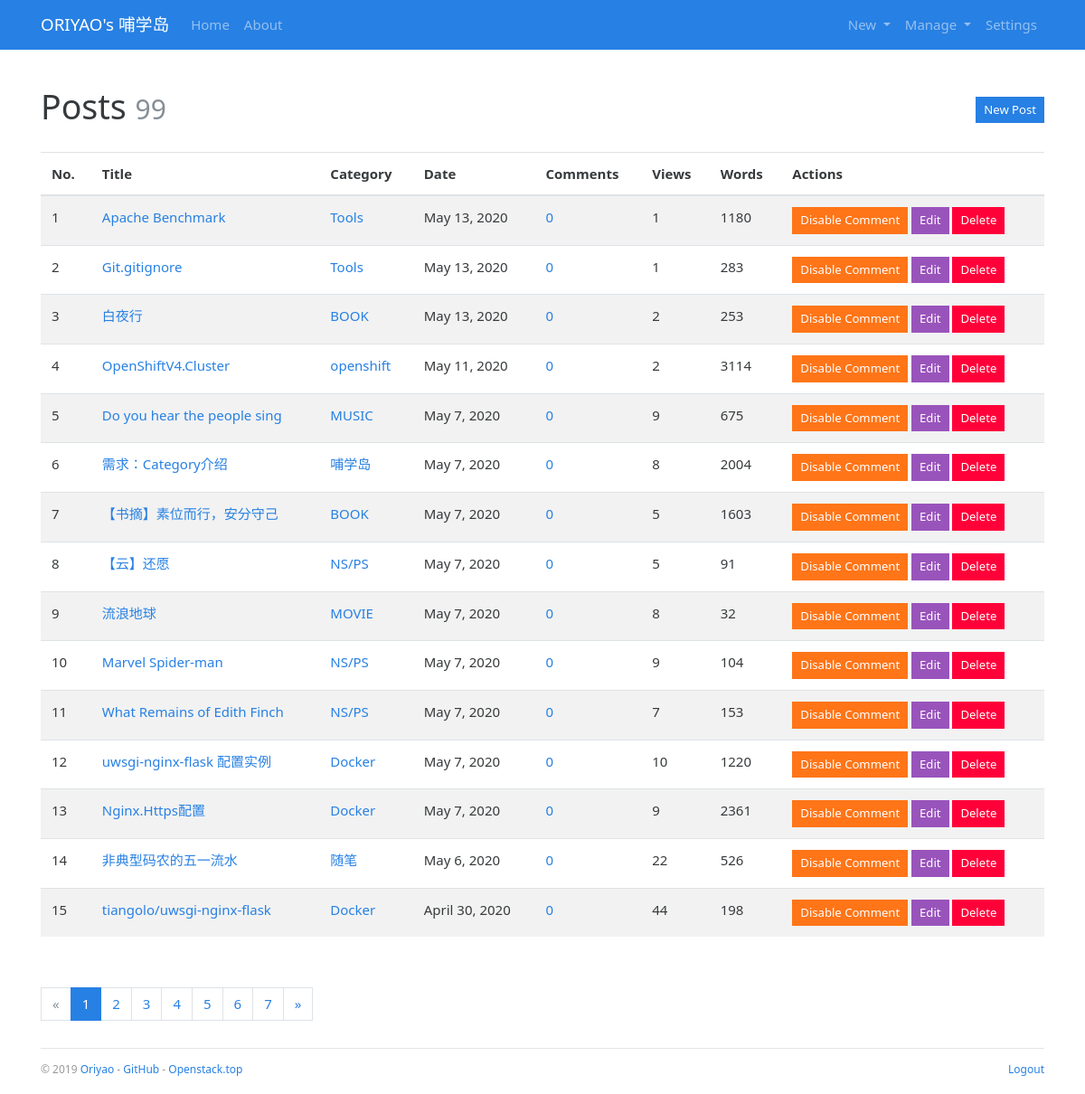
Before: /admin/post/manage (signed in) with the older database file.
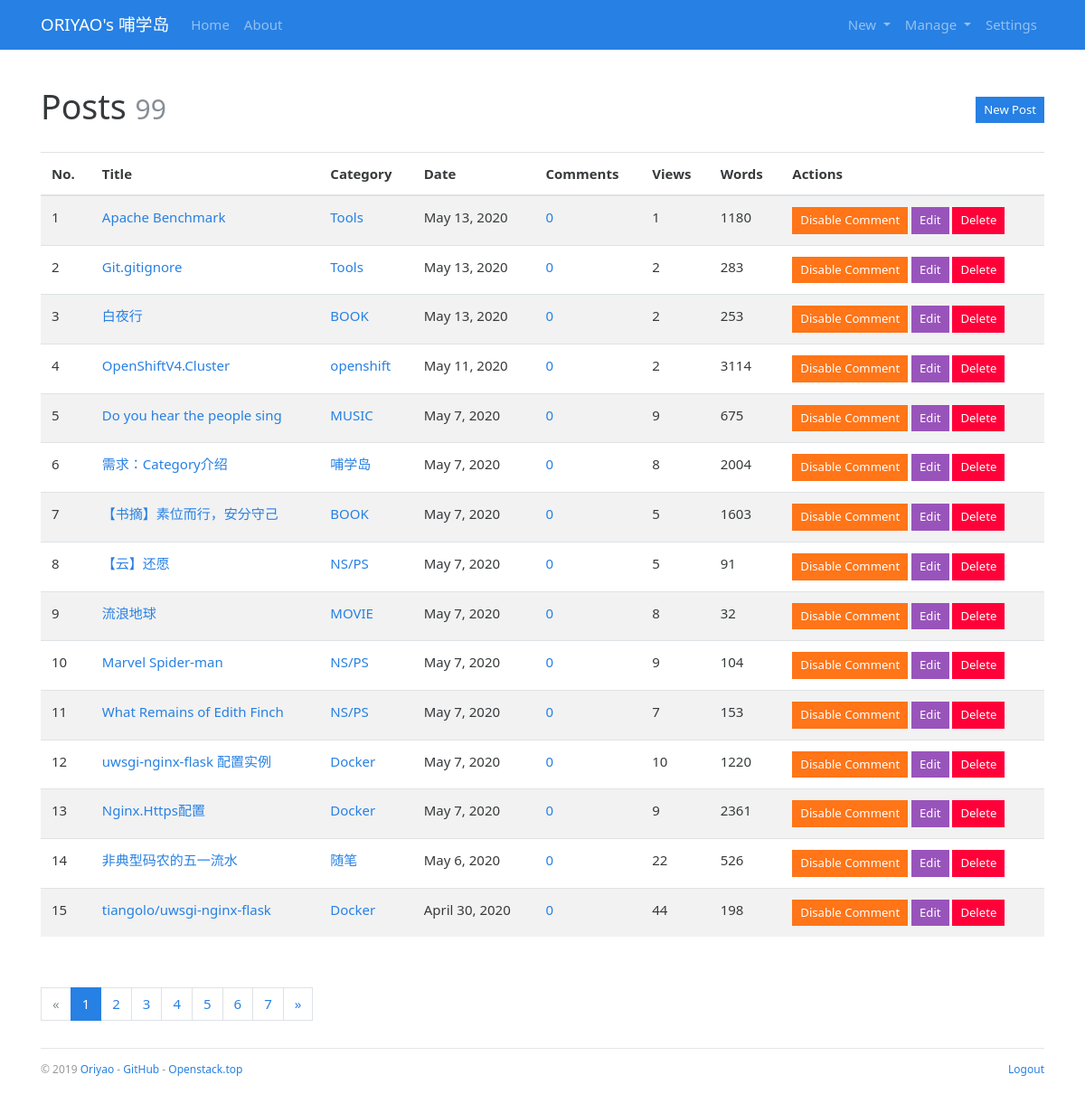
After: the same page with the newer database file.
### bluelog/models.py (models this page shows, shortened)
class Post(db.Model):
    id = db.Column(db.Integer, primary_key=True)
    title = db.Column(db.String(60))
    body = db.Column(db.Text)
    views = db.Column(db.Integer,default=0)
    timestamp = db.Column(db.DateTime, default=datetime.utcnow, index=True)
    can_comment = db.Column(db.Boolean, default=True)
    category_id = db.Column(db.Integer, db.ForeignKey('category.id'))
    category = db.relationship('Category', back_populates='posts')
    comments = db.relationship('Comment', back_populates='post', cascade='all, delete-orphan')

class Category(db.Model):
    id = db.Column(db.Integer, primary_key=True)
    name = db.Column(db.String(30), unique=True)
    posts = db.relationship('Post', back_populates='category')

### bluelog/blueprints/admin.py (the view)
@admin_bp.route('/post/manage')
@login_required
def manage_post():
    page = request.args.get('page', 1, type=int)
    pagination = Post.query.order_by(Post.timestamp.desc()).paginate(
        page, per_page=current_app.config['BLUELOG_MANAGE_POST_PER_PAGE'])
    posts = pagination.items
    return render_template('admin/manage_post.html', page=page, pagination=pagination, posts=posts)

### bluelog/__init__.py (called while the page is built)
def register_template_context(app):
    @app.context_processor
    def make_template_context():
        admin = Admin.query.first()
        categories = Category.query.order_by(Category.name).all()
        links = Link.query.order_by(Link.name).all()
        if current_user.is_authenticated:
            unread_comments = Comment.query.filter_by(reviewed=False).count()
        else:
            unread_comments = None
        return dict(
            admin=admin, categories=categories,
            links=links, unread_comments=unread_comments)

def register_request_handlers(app):
    @app.after_request
    def query_profiler(response):
        for q in get_debug_queries():
            if q.duration >= app.config['BLUELOG_SLOW_QUERY_THRESHOLD']:
                app.logger.warning(
                    'Slow query: Duration: %fs\n Context: %s\nQuery: %s\n '
                    % (q.duration, q.context, q.statement)
                )
        return response

### bluelog/extensions.py (called while the page is built)
@login_manager.user_loader
def load_user(user_id):
    from bluelog.models import Admin
    user = Admin.query.get(int(user_id))
    return user

### bluelog/templates/admin/manage_post.html (shortened to what this page needs)
{% extends 'base.html' %}
{% from 'bootstrap/pagination.html' import render_pagination %}
{% block content %}
<div class="page-header">
    <h1>Posts
        <small class="text-muted">{{ pagination.total }}</small>
        <span class="float-right"><a class="btn btn-primary btn-sm"
                                     href="{{ url_for('.new_post') }}">New Post</a></span>
    </h1>
</div>
{% if posts %}
<table class="table table-striped">
    <thead>
    <tr>
        <th>No.</th>
        <th>Title</th>
        <th>Category</th>
        <th>Date</th>
        <th>Comments</th>
        <th>Views</th>
        <th>Words</th>
        <th>Actions</th>
    </tr>
    </thead>
    {% for post in posts %}
    <tr>
        <td>{{ loop.index + ((page - 1) * config.BLUELOG_MANAGE_POST_PER_PAGE) }}</td>
        <td><a href="{{ url_for('blog.show_post', post_id=post.id) }}">{{ post.title }}</a></td>
        <td><a href="{{ url_for('blog.show_category', category_id=post.category.id) }}">{{ post.category.name }}</a>
        </td>
        <td>{{ moment(post.timestamp).format('LL') }}</td>
        <td><a href="{{ url_for('blog.show_post', post_id=post.id) }}#comments">{{ post.comments|length }}</a></td>
        <td>{{ post.views }}</td>
        <td>{{ post.body|striptags|length }}</td>
        <td>
            <form class="inline" method="post"
                  action="{{ url_for('.set_comment', post_id=post.id, next=request.full_path) }}">
                <button type="submit" class="btn btn-warning btn-sm">
                    {% if post.can_comment %}Disable{% else %}Enable{% endif %} Comment
                </button>
            </form>
            <a class="btn btn-info btn-sm" href="{{ url_for('.edit_post', post_id=post.id) }}">Edit</a>
            <form class="inline" method="post"
                  action="{{ url_for('.delete_post', post_id=post.id, next=request.full_path) }}">
                <button type="submit" class="btn btn-danger btn-sm" onclick="return confirm('Are you sure?');">Delete
                </button>
            </form>
        </td>
    </tr>
    {% endfor %}
</table>
<div class="page-footer">{{ render_pagination(pagination) }}</div>
{% else %}
<div class="tip"><h5>No posts.</h5></div>
{% endif %}
{% endblock %}

Changed rows visible on the page:
changed Post "Git.gitignore": views "1" → "2"
